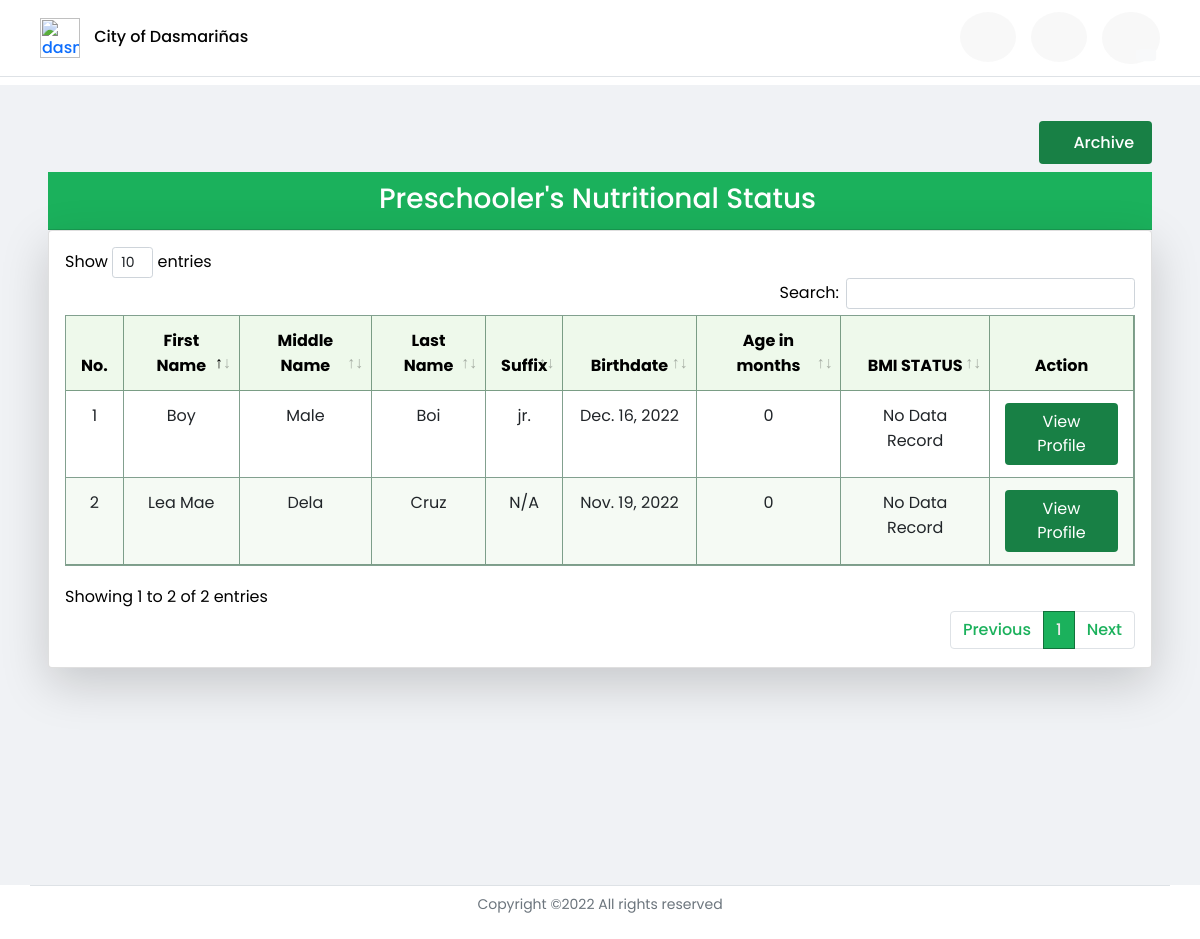
The app's page /preschooler_dashboard (signed in) with its own data.
### profilingApp/models.py (models this page shows, shortened)
class Preschooler(Model):
    GENDER = [('Male', 'Male'),
              ('Female', 'Female'),]
    parent = models.ForeignKey(Parent, on_delete=CASCADE)
    first_name = models.CharField(max_length=100)
    last_name = models.CharField(max_length=100)
    middle_name = models.CharField(max_length=100)
    suffix_name = models.CharField(max_length=100, null=True, blank=True)
    birthday = models.DateField(null=True, blank=True)
    height = models.FloatField(null=True, validators=[MinValueValidator(45.0), MaxValueValidator(120.0)])
    weight = models.FloatField(null=True, validators=[MinValueValidator(1.0), MaxValueValidator(28.0)])
    gender = models.CharField(max_length=100, choices=GENDER, null=True)
    date_measured = models.DateField(null=True, blank=True)
    health_problem = models.CharField(max_length=500, null=True, blank=True)
    history= HistoricalRecords()
    objects = models.Manager()
    lt_60_objects = PreschoolerManagerLess()
    gte_60_objects = PreschoolerManagerGreater()
    def age_months(self):
        today = date.today()
        date_diff = today - self.birthday
        in_days = date_diff.days
        return int((in_days) / (365 / 12))
    def bmifa(self):
        calculator = Calculator(adjust_height_data=False, adjust_weight_scores=False,
                       include_cdc=False, logger_name='pygrowup',
                       log_level='INFO')
        try:
            today = date.today()
            date_diff = today - self.birthday
            in_days = date_diff.days
            age_months = int((in_days) / (365 / 12))
            bmi = float(self.weight / ((self.height / 100) ** 2))
            return float(calculator.bmifa(bmi, age_months, helpers.get_good_sex(str(self.gender)), self.height))
        except:
            pass

### profilingApp/views.py (the view)
# urls.py: path('preschooler_dashboard', views.preschooler_dashboard, name='preschooler_dashboard'),
def preschooler_dashboard(request):
    if request.user.is_authenticated and request.user.user_type == 'BHW':
        bhw_logged = BarangayHealthWorker.objects.get(user_id=request.user.id)
        parents = Parent.objects.filter(barangay=bhw_logged.bhw_barangay)
        preschooler = Preschooler.lt_60_objects.filter(parent__in=(parents))
        preschooler_60months = Preschooler.gte_60_objects.filter(parent__in=(parents))
        context = {'preschoolers': preschooler,
                   'archive_preschoolers' : preschooler_60months}
        return render(request, 'activities/BHW Preschooler Dashboard.html', context)
    elif request.user.is_authenticated and request.user.user_type == 'Admin':
        return redirect('admin_home')
    elif request.user.is_authenticated and request.user.user_type == 'P/G':
        return redirect('parent_home')

### profilingApp/models.py (called while the page is built)
    def get_queryset(self):
        greater_than_60_mon = datetime.today() - relativedelta(months=60)
        return super().get_queryset().filter(birthday__gt=greater_than_60_mon)

    def get_queryset(self):
        less_than_60_mon = datetime.today() - relativedelta(months=60)
        return super().get_queryset().filter(birthday__lte=less_than_60_mon)

### profilingApp/templates/activities/BHW Preschooler Dashboard.html (shortened to what this page needs)
{% extends 'activities/BHW Home.html' %}
{% load static %}
{% block dashboard %}
<header>
    <div class="site-header">
    <nav class="navbar fixed-top index__navbar scrolled border-bottom"
    style=" padding-left:3%; padding-right:3%;">
        <div class="flex-fill p-1 py-1">
            <div class="d-flex align-items-center justify-content-between">
                <div>
                    <a href="#" class="name" style="text-decoration: none;">
                        <img class="navbar-icon" src="{% static '/Media/avatar.png' %}" alt="dasma-logo">
                        <span id="hidetitle" class="brand__name" style="color:rgb(3, 3, 3); margin-left:10px;">City of Dasmariñas</span>
                    </a>
                </div>
                <div id="navLinks">
                    <ul class="nav text-small">
                        <li>
                            <a href="{% url 'bhw_home' %}" class="nav-link" data-toggle="tooltip" data-bs-placement="bottom" data-bs-offset="0,7"
                            title="Barangay Health Worker Home">
                            <i class="fa fa-fw fa-home" style="font-size: 24px;"></i>
                            </a>
                        </li>
                        <li>
                            <a href="{% url 'preschooler_dashboard' %}" class="nav-link" style="color:rgb(27, 177, 92) !important;" data-toggle="tooltip" data-bs-placement="bottom" data-bs-offset="0,7"
                            title="Preschooler Profile">
                            <i class="fa fa-fw fa-id-card " style="font-size: 24px;"></i>
                            </a>
                        </li>
                        <li>
                            <a class="btn nav-link" id="dropdownUser1" data-bs-toggle="dropdown" data-toggle="tooltip" data-bs-placement="bottom" data-bs-offset="0,7"
                            title="User Settings" aria-expanded="false">
                                <i class="fa fa-fw fa-user-cog bi" style="font-size: 24px;"></i>
                                <span class="position-absolute top-100 start-75 translate-middle badge rounded-pill text-dark" style="border-radius: 50%;">
                                    <i class="fa fa-lg fa-fw fa-caret-down bg-light" style="border-radius: 25%; margin-bottom: 15px;"></i>
                                </span></a>
                        </li>
                    </ul>
                </div>
            </div>
        </div>
    </nav>
    </div>
</header>
<div id="grid" class="container-fluid" style="margin-top:85px;">
<div class="container text-black">
    <div class="row">
        <div class="col">
            <div class="d-flex align-items-center justify-content-sm-end justify-content-center">
                <button class="btn mb-2"type="button" style="background-color: #188045; color: white;" data-bs-toggle="modal" data-bs-target="#modalArc"><h6 style="padding:5px;margin-bottom: 0px !important;"><i class="fa fa-archive"></i> Archive</h6></button>
            </div>
            <div class="card-header">
                <h3>Preschooler's Nutritional Status</h3>
            </div>
            <div class="card shadow-lg p-3 bg-white rounded">
                <div class="table-responsive">
                    <table class="table table-hover table-cell-border" id="preschooler_bmi" >
                        <thead>
                            <tr style="text-align: center;">
                                <th scope="col">No.</th>
                                <th scope="col">First Name</th>
                                <th scope="col">Middle Name</th>
                                <th scope="col">Last Name</th>
                                <th scope="col">Suffix</th>
                                <th scope="col">Birthdate</th>
                                <th scope="col">Age in months</th>
                                <th scope="col">BMI STATUS</th>
                                <th scope="col" class="nosort text-center">Action</th>
                            </tr>
                        </thead>
                        <tbody>
                            {% for preschooler in preschoolers %}
                            <tr style="text-align: center;">
                                <td></td>
                                <td>{{ preschooler.first_name }}</td>
                                <td>{{ preschooler.middle_name }}</td>
                                <td>{{ preschooler.last_name }}</td>
                                {% if preschooler.suffix_name is None %}
                                    <td>N/A</td>
                                {% elif preschooler.suffix_name == '' %}
                                    <td>N/A</td>
                                {% else %}
                                    <td>{{ preschooler.suffix_name }}</td>
                                {% endif %}
                                <td>{{ preschooler.birthday }}</td>
                                <td>{{ preschooler.age_months }}</td>
                                {% if preschooler.bmifa is None %}
                                    <td> No Data Record </td>
                                {% elif preschooler.bmifa > 2.0 %}
                                    <td style="color: rgb(0, 0, 0); background-color: #f67f72; font-weight: 500;"> Overweight/Obese ({{ preschooler.bmifa }})</td>
                                {% elif preschooler.bmifa >= -2.0 and preschooler.bmifa <= 2.0 %}
                                    <td style="color: rgb(0, 165, 79);"> Normal ({{ preschooler.bmifa}})</td>
                                {% elif preschooler.bmifa >= -3.0 and preschooler.bmifa <= -2.0 %}
                                    <td style="color: rgb(255, 241, 2);"> Wasted ({{ preschooler.bmifa }})</td>
                                {% else %}
                                    <td style="color: rgb(238, 29, 35);"> Severely Wasted ({{preschooler.bmifa }})</td>
                                {% endif %}
                                <td style="text-align: center;">
                                    <div>
                                        <a href="{% url 'preschooler_profile' preschooler.id %}"><button type="button" style="background-color: #188045; color: white;" class="btn">View Profile</button></a>
                                    </div>
                                </td>
                            </tr>
                            {% endfor %}
                        </tbody>
                    </table>
                </div>
            </div>
        </div>
    </div>
</div>
</div>
{% endblock %}

### profilingApp/static/CSS/styles.css (style rules this page uses)
.fixed-top { position: sticky; top: 0; right: 0; left: 0; z-index: 1030; max-height: 85px; background-color: white; border-bottom: 3px; }
.navbar-icon { width: 40px; max-width: 40px; }
img { vertical-align: middle; border-style: none; }
* { margin: 0; padding: 0; box-sizing: border-box; font-family: 'Poppins', sans-serif; }
li, a, button { font-family: 'Poppins', sans-serif; font-weight: 500; font-size: 16px; color:#188045; text-decoration: none; }
li { list-style: none; display: list-item; text-align: -webkit-match-parent; }
a { text-decoration: none; }
table { border: 1px ridge !important; border-color:#003d1b7d !important; }
thead { border-color: rgba(23, 128, 69, 0.514)!important; background-color: #eef9eb; text-align: left !important; color:#000000; }
th { border-bottom: 1px solid !important; border-right: 1px solid !important; padding: 12px 15px !important; border-color: #003d1b7d!important; }
td { border-bottom: 1px solid !important; border-right: 1px solid !important; padding: 12px 15px !important; border-color: #003d1b7d!important; }
tbody tr:nth-of-type(even) { background-color: #f5faf4; }
#navLinks li a { color:rgba(0, 19, 0, 0.87); padding: 13 13 13 13; background-color: #ebebeb60; border-radius: 50%; margin-left: 15px; position: relative; }
#grid,#footer,#header { transition: 0.5s ease-in-out; }
#grid { background-color: rgb(240, 242, 245); position: relative; padding: 3%; width: 100%; margin-top: 85px; min-height: 800px; }
.card-header { font-size: 13px; font-family: 'Poppins', sans-serif;; background-color:#1bb15c !important; color:white; padding: 10px 15px 5px 10px !important; text-align: center; }
html { width: 100%; height: 100%; }
body { color: rgba(0, 0, 0, 0.6); font-family: 'Poppins', sans-serif; font-size: 14px; line-height: 1.6em; -webkit-font-smoothing: antialiased; -moz-osx-font-smoothing: grayscale; }
::placeholder { color:rgba(255, 255, 255, 0.253); }
@media (min-width: 700px) { ::placeholder { color:rgba(255, 255, 255, 0.253); } }
.row { display: -webkit-box; display: -ms-flexbox; display: flex; -ms-flex-wrap: wrap; flex-wrap: wrap; margin-right: 15px; margin-left: 15px; }
.col-6, .col-7, .col-12, .col, .col-sm-3, .col-sm-6, .col-md-3, .col-md-4, .col-md-5, .col-md-6, .col-md-8, .col-md-9, .col-md-10, .col-md-12, .col-lg-3, .col-lg-4, .col-lg-5, .col-lg-6, .col-lg-7, .col-lg-8, .col-lg-10, .col-lg-12, .col-xl-2 { position: relative; width: 100%; padding-right: 15px; padding-left: 15px; }
.text-center { text-align: center !important; }
html { font-family: sans-serif; line-height: 1.15; -webkit-text-size-adjust: 100%; -webkit-tap-highlight-color: rgba(0, 0, 0, 0); }

### records on screen
Preschooler: first_name "Lea Mae", middle_name "Dela", last_name "Cruz", suffix_name "N/A", birthday "Nov. 19, 2022", age_months "0", weight "No Data Record"
Preschooler: first_name "Boy", middle_name "Male", last_name "Boi", suffix_name "jr.", birthday "Dec. 16, 2022", age_months "0", shows "No Data Record"
